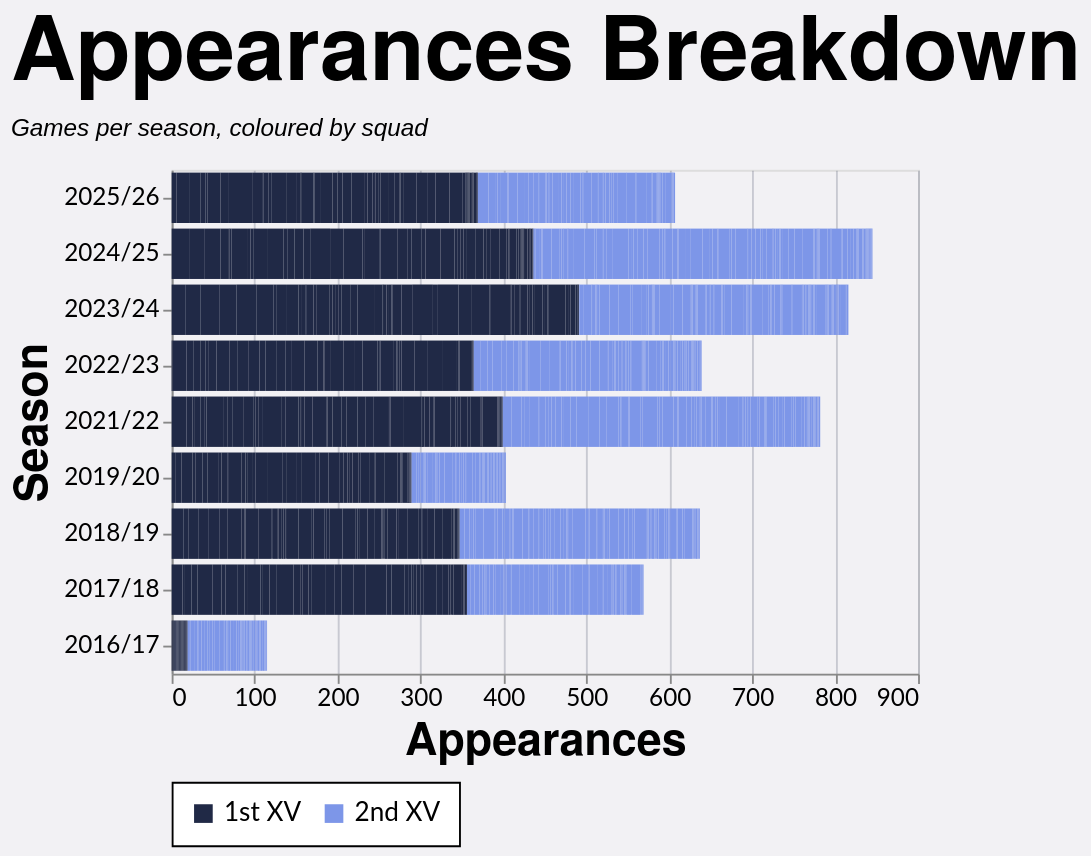

Vega-Lite specification for this chart:
### Vega-Lite specification from a JSON file in a GitHub repository (floating-point values rounded to 4 significant figures; data arrays with more than 128 entries replaced by an {"elided": "..."} marker saying what was removed)
{"config": {"axis": {"labelFont": "Lato, sans-serif", "titleFont": "PT Sans Narrow, Helvetica Neue, Helvetica, Arial, sans-serif", "labelFontSize": 13, "titleFontSize": 24, "gridColor": "#202947", "gridOpacity": 0.2}, "header": {"labelFont": "PT Sans Narrow, Helvetica Neue, Helvetica, Arial, sans-serif", "titleFont": "PT Sans Narrow, Helvetica Neue, Helvetica, Arial, sans-serif", "labelFontSize": 24, "titleFontSize": 28, "labelFontWeight": "bold", "orient": "left"}, "legend": {"labelFont": "Lato, sans-serif", "titleFont": "PT Sans Narrow, Helvetica Neue, Helvetica, Arial, sans-serif", "labelFontSize": 14, "titleFontSize": 16, "titlePadding": 5, "fillColor": "white", "strokeColor": "black", "padding": 10, "titleFontWeight": "lighter", "titleFontStyle": "italic", "titleColor": "gray", "offset": 10}, "title": {"font": "PT Sans Narrow, Helvetica Neue, Helvetica, Arial, sans-serif", "fontSize": 48, "fontWeight": "bold", "anchor": "start", "align": "center", "titlePadding": 20, "subtitlePadding": 10, "subtitleFontSize": 13, "subtitleColor": "", "subtitleFontStyle": "italic", "offset": 15, "color": "black"}, "axisX": {"labelAngle": 0}, "facet": {"title": null, "header": null, "align": {"row": "each", "column": "each"}}, "resolve": {"scale": {"y": "independent", "facet": "independent"}}, "background": "#f2f1f4"}, "data": {"name": "data-a58416aa91e35b9ad365af4a34618ca7"}, "mark": {"type": "bar"}, "encoding": {"color": {"field": "color_value", "legend": {"orient": "bottom", "title": null}, "scale": {"range": ["#202946", "#7d96e8", "#99151520"]}, "sort": ["1st XV", "2nd XV", "Unknown"], "type": "nominal"}, "tooltip": [{"field": "player", "title": "Player", "type": "nominal"}, {"field": "season", "title": "Season", "type": "nominal"}, {"field": "color_value", "title": "Group", "type": "nominal"}, {"aggregate": "sum", "field": "apps", "title": "Appearances", "type": "quantitative"}], "x": {"aggregate": "sum", "field": "apps", "title": "Appearances", "type": "quantitative"}, "y": {"field": "season", "sort": {"field": "season_sort", "op": "max", "order": "descending"}, "title": "Season", "type": "nominal"}}, "height": {"step": 30}, "title": {"text": "Appearances Breakdown", "subtitle": "Games per season, coloured by squad"}, "width": 400, "$schema": "https://vega.github.io/schema/vega-lite/v5.20.1.json", "datasets": {"data-a58416aa91e35b9ad365af4a34618ca7": {"elided": "2562 records"}}}
